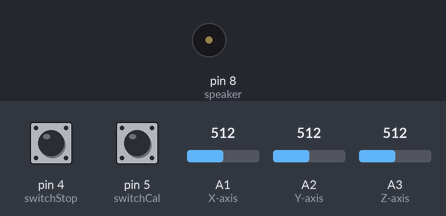
This sketch was run on a simulated Arduino Uno, built with avr-gcc and run on an emulated ATmega328P. On the bench: buzzer (waves = sounding). The inputs (shaded band) are chosen by the test bench; at power-on: A1 (X-axis) = 512, pin 4 (switchStop) HIGH, pin 5 (switchCal) HIGH, A2 (Y-axis) = 512, A3 (Z-axis) = 512.

Above: at 1.2 s.
1.3 s: A1 (X-axis) set to 530
Timing chart, 0 to 10.3 s (numbered marks = the images above; inputs shaded):
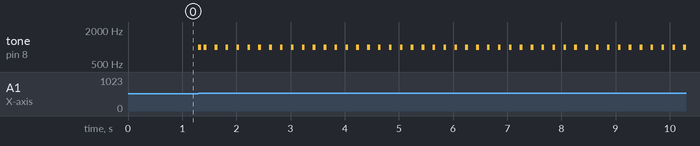

Measured:
- after the input at 1.3 s, tone on pin 8 (speaker): goes 1000 Hz 0.05 s, silent 0.05 s, 44 × (1000 Hz 0.05 s, silent 0.15 s), then 1000 Hz, starting at once

The sketch:

Assignment05.ino
```cpp
#define speaker 8
#define switchStop 4
#define switchCal 5

bool sound;
int calX, calY, calZ;

void setup()
{
  pinMode(A1, INPUT); //X-axis
  pinMode(A2, INPUT); //Y-axis
  pinMode(A3, INPUT); //Z-axis
  pinMode(speaker, OUTPUT);
  pinMode(switchStop, INPUT_PULLUP);
  pinMode(switchCal, INPUT_PULLUP);
  calX = analogRead(A1);
  calY = analogRead(A2);
  calZ = analogRead(A3);
}

void loop()
{

// Switch ==============================

  if (digitalRead(switchStop)==0)
    {
      sound = false;
      tone(speaker, 900); delay(100); tone(speaker, 800); delay(100); tone(speaker, 600); delay(100);
      noTone(speaker);
      delay(200);
    }

  if (digitalRead(switchCal)==0)
  {
    calX = analogRead(A1);
    calY = analogRead(A2);
    calZ = analogRead(A3);

    tone(speaker, 700); delay(100); tone(speaker, 750); delay(100); tone(speaker, 800); delay(100);
    noTone(speaker);
    delay(200);
  }


// Accelerator ==========================

  if (analogRead(A1)>=calX+10 or analogRead(A1)<=calX-10)   // X- axis
    sound = true;
  if (analogRead(A2)>=calY+10 or analogRead(A2)<=calY-10)   // Y- axis
    sound = true;
  if (analogRead(A3)>=calZ+38 or analogRead(A3)<=calZ-38)   // Z- axis
    sound = true;


// Speaker ==============================

  if (sound)
  {
    tone(speaker, 1000); delay(50);
    noTone(speaker); delay(50);
  }
}
```
